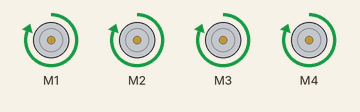
Recording of a sketch running on a simulated Arduino Uno, built with avr-gcc and run on an emulated ATmega328P. On the bench: 4 × DC motor (green arrow = forward, orange = backward, longer = faster).

Above: at 0.1 s.
Timing chart, 0 to 1.6 s (numbered marks = the images above):
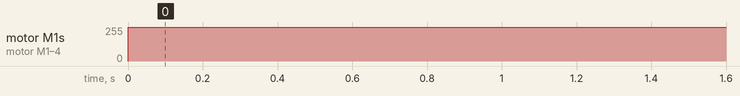

The sketch:

L293_shield.ino
```cpp
#include <AFMotor.h>

//initial motors pin
AF_DCMotor motor1(1, MOTOR12_1KHZ);
AF_DCMotor motor2(2, MOTOR12_1KHZ);
AF_DCMotor motor3(3, MOTOR34_1KHZ);
AF_DCMotor motor4(4, MOTOR34_1KHZ);


int Speeed = 255;
void setup()
{
  Serial.begin(9600);  //Set the baud rate to your Bluetooth module.
}
void loop(){
  forward();}
  void forward()
{
  motor1.setSpeed(Speeed); //Define maximum velocity
  motor1.run(FORWARD); //rotate the motor clockwise
  motor2.setSpeed(Speeed); //Define maximum velocity
  motor2.run(FORWARD); //rotate the motor clockwise
  motor3.setSpeed(Speeed);//Define maximum velocity
  motor3.run(FORWARD); //rotate the motor clockwise
  motor4.setSpeed(Speeed);//Define maximum velocity
  motor4.run(FORWARD); //rotate the motor clockwise
}
```

Measured:
- by itself, motor M1–4: stopped → forward 255/255 at 0.00 s
